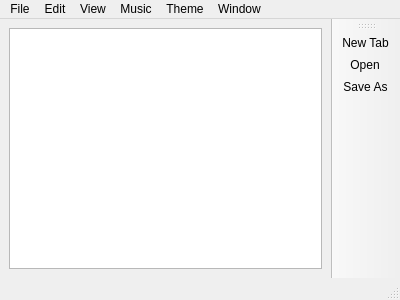
<?xml version="1.0" encoding="UTF-8"?>
<ui version="4.0">
 <class>Notepad</class>
 <widget class="QMainWindow" name="Notepad">
  <property name="geometry">
   <rect>
    <x>0</x>
    <y>0</y>
    <width>400</width>
    <height>300</height>
   </rect>
  </property>
  <property name="minimumSize">
   <size>
    <width>400</width>
    <height>300</height>
   </size>
  </property>
  <property name="maximumSize">
   <size>
    <width>1280</width>
    <height>720</height>
   </size>
  </property>
  <property name="windowTitle">
   <string>Notepad</string>
  </property>
  <widget class="QWidget" name="centralwidget">
   <layout class="QVBoxLayout" name="verticalLayout_2">
    <item>
     <layout class="QVBoxLayout" name="verticalLayout">
      <item>
       <widget class="QTextEdit" name="textEdit"/>
      </item>
     </layout>
    </item>
   </layout>
  </widget>
  <widget class="QMenuBar" name="menubar">
   <property name="geometry">
    <rect>
     <x>0</x>
     <y>0</y>
     <width>400</width>
     <height>21</height>
    </rect>
   </property>
   <widget class="QMenu" name="menuFile">
    <property name="title">
     <string>File</string>
    </property>
    <addaction name="actionNew"/>
    <addaction name="actionOpen"/>
    <addaction name="actionSave_as"/>
    <addaction name="actionPrint"/>
    <addaction name="actionSave"/>
    <addaction name="actionClose_Tab"/>
    <addaction name="actionExit"/>
   </widget>
   <widget class="QMenu" name="menuEdit">
    <property name="title">
     <string>Edit</string>
    </property>
    <addaction name="actionUndo"/>
    <addaction name="actionRedo"/>
    <addaction name="actionFind"/>
    <addaction name="actionFind_Next"/>
    <addaction name="actionFind_Previous"/>
    <addaction name="actionReplace"/>
    <addaction name="actionCopy"/>
    <addaction name="actionPaste"/>
    <addaction name="actionCut"/>
   </widget>
   <widget class="QMenu" name="menuView">
    <property name="title">
     <string>View</string>
    </property>
    <addaction name="actionStatus_Bar"/>
    <addaction name="actionWord_Wrap"/>
   </widget>
   <widget class="QMenu" name="menuMusic">
    <property name="title">
     <string>Music</string>
    </property>
    <addaction name="actionPlaylist_1"/>
    <addaction name="actionNew_Playlist"/>
    <addaction name="actionShow_In_Folder"/>
   </widget>
   <widget class="QMenu" name="menuTheme">
    <property name="title">
     <string>Theme</string>
    </property>
    <addaction name="actionLight"/>
    <addaction name="actionDark"/>
   </widget>
   <widget class="QMenu" name="menuWindow">
    <property name="title">
     <string>Window</string>
    </property>
    <addaction name="actionCalculator"/>
    <addaction name="actionTimer"/>
    <addaction name="separator"/>
    <addaction name="actionCalendar"/>
   </widget>
   <addaction name="menuFile"/>
   <addaction name="menuEdit"/>
   <addaction name="menuView"/>
   <addaction name="menuMusic"/>
   <addaction name="menuTheme"/>
   <addaction name="menuWindow"/>
  </widget>
  <widget class="QStatusBar" name="statusbar"/>
  <widget class="QToolBar" name="toolBar">
   <property name="windowTitle">
    <string>toolBar</string>
   </property>
   <attribute name="toolBarArea">
    <enum>RightToolBarArea</enum>
   </attribute>
   <attribute name="toolBarBreak">
    <bool>false</bool>
   </attribute>
   <addaction name="actionNew"/>
   <addaction name="actionOpen"/>
   <addaction name="actionSave_as"/>
  </widget>
  <action name="actionNew">
   <property name="icon">
    <iconset resource="ResourcesNotepad.qrc">
     <normaloff>:/IMAGE/Icons/New.bmp</normaloff>:/IMAGE/Icons/New.bmp</iconset>
   </property>
   <property name="text">
    <string> New Tab</string>
   </property>
  </action>
  <action name="actionOpen">
   <property name="icon">
    <iconset resource="ResourcesNotepad.qrc">
     <normaloff>:/IMAGE/Icons/Open.bmp</normaloff>:/IMAGE/Icons/Open.bmp</iconset>
   </property>
   <property name="text">
    <string>Open</string>
   </property>
  </action>
  <action name="actionSave_as">
   <property name="icon">
    <iconset resource="ResourcesNotepad.qrc">
     <normaloff>:/IMAGE/Icons/save_B.png</normaloff>:/IMAGE/Icons/save_B.png</iconset>
   </property>
   <property name="text">
    <string>Save As</string>
   </property>
  </action>
  <action name="actionSave">
   <property name="icon">
    <iconset>
     <normaloff>:/IMAGE/Icons/Save_B.png</normaloff>:/IMAGE/Icons/Save_B.png</iconset>
   </property>
   <property name="text">
    <string>Save</string>
   </property>
  </action>
  <action name="actionClose_Tab">
   <property name="text">
    <string>Close Tab</string>
   </property>
  </action>
  <action name="actionExit">
   <property name="text">
    <string>Exit</string>
   </property>
  </action>
  <action name="actionUndo">
   <property name="text">
    <string>Undo</string>
   </property>
  </action>
  <action name="actionFind">
   <property name="text">
    <string>Find</string>
   </property>
  </action>
  <action name="actionFind_Next">
   <property name="text">
    <string>Find Next</string>
   </property>
  </action>
  <action name="actionFind_Previous">
   <property name="text">
    <string>Find Previous</string>
   </property>
  </action>
  <action name="actionReplace">
   <property name="text">
    <string>Replace</string>
   </property>
  </action>
  <action name="actionStatus_Bar">
   <property name="text">
    <string>Status Bar</string>
   </property>
  </action>
  <action name="actionWord_Wrap">
   <property name="text">
    <string>Word Wrap</string>
   </property>
  </action>
  <action name="actionRedo">
   <property name="text">
    <string>Redo</string>
   </property>
  </action>
  <action name="actionPlaylist_1">
   <property name="text">
    <string>Open Playlist</string>
   </property>
  </action>
  <action name="actionNew_Playlist">
   <property name="text">
    <string>New Playlist</string>
   </property>
  </action>
  <action name="actionPrint">
   <property name="text">
    <string>Print</string>
   </property>
  </action>
  <action name="actionPaste">
   <property name="text">
    <string>Paste</string>
   </property>
  </action>
  <action name="actionCut">
   <property name="text">
    <string>Cut</string>
   </property>
  </action>
  <action name="actionCopy">
   <property name="text">
    <string>Copy</string>
   </property>
  </action>
  <action name="actionCalculator">
   <property name="text">
    <string>Calculator</string>
   </property>
  </action>
  <action name="actionLight">
   <property name="text">
    <string>Light</string>
   </property>
  </action>
  <action name="actionDark">
   <property name="text">
    <string>Dark</string>
   </property>
  </action>
  <action name="actionShow_In_Folder">
   <property name="text">
    <string>Show In Folder</string>
   </property>
  </action>
  <action name="actionTimer">
   <property name="text">
    <string>Timer</string>
   </property>
  </action>
  <action name="actionCalendar">
   <property name="text">
    <string>Calendar</string>
   </property>
  </action>
 </widget>
 <resources>
  <include location="ResourcesNotepad.qrc"/>
 </resources>
 <connections/>
</ui>
